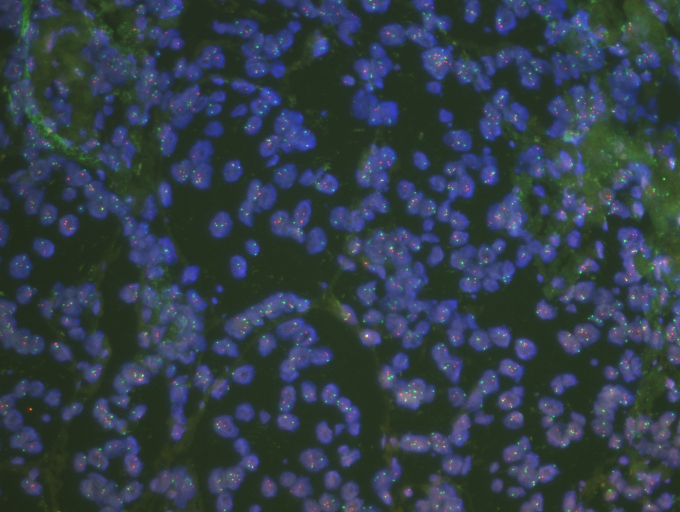
#> input picture src/libs/algorithms/FISH_deployment/check_sanity/2022-8-2_202227312-1_01.jpg, 1360 x 1024 px (shown at 1/2 size)
$ python -i seg_tissue_area.py   (imports and definitions only)
#> lines starting #> are read from the running program, lines starting #| are printed output that depends on the picture; after the words box and inside, x2 and y2 are one past the last pixel; in counts of white or black regions, pixels touching at a corner belong together
#!/usr/bin/env python
# -*- coding: utf-8 -*-
# @Time    : 2022/1/12 22:53
# @Author  : Can Cui
# @File    : seg_tissue_area.py
# @Software: PyCharm
# @Comment:

import cv2
import numpy as np

def sort_edge(image):
    # gray = cv2.cvtColor(image, cv2.COLOR_BGR2GRAY)
    ret, binary = cv2.threshold(image, 127, 255, cv2.THRESH_BINARY)
    contours = cv2.findContours(binary, cv2.RETR_TREE, cv2.CHAIN_APPROX_SIMPLE)
    return contours[0],binary

def median_kernel_selection(shape):
    median_kernel_shape = ((min(shape[0] // 1000, shape[1] // 1000) // 2) + 1) * 10 + 1
    max_median_shape = 51
    if median_kernel_shape > max_median_shape:
        median_kernel_shape = max_median_shape
    return median_kernel_shape

def auto_threshold(image):
    img = cv2.cvtColor(image, cv2.COLOR_RGB2GRAY)
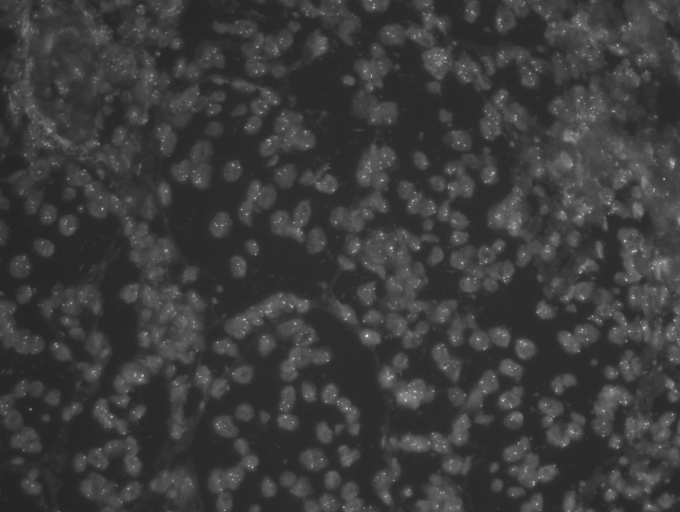
#> img: shape (1024, 1360) (shown at 1/2 size); min 35, max 247, mean 59.9
    img[np.where(img == 0)] = 255
    img = cv2.medianBlur(img, 5)
    #cv2.imwrite('./thumbnail.jpg',img)

    th2_ori = cv2.adaptiveThreshold(img, 255, cv2.ADAPTIVE_THRESH_MEAN_C, cv2.THRESH_BINARY, 11, 2)
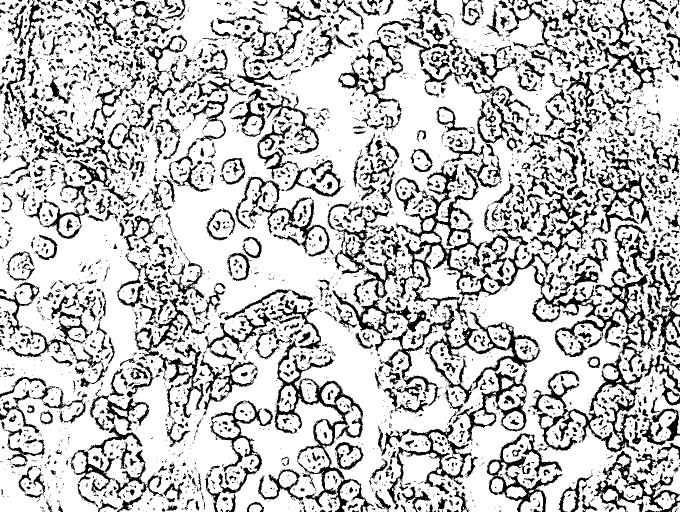
#> th2_ori: shape (1024, 1360) (shown at 1/2 size); 76.9% white; 4945 black regions (3598 under 20 px), largest, box (x1, y1, x2, y2) and area: (791, 317, 1198, 624) 16406, (549, 677, 747, 1024) 9567, (1109, 449, 1360, 714) 8699
    th2 = 255 - th2_ori
    kernel_2 = np.ones((10, 10), np.uint8)
    th2 = cv2.dilate(th2, kernel_2)
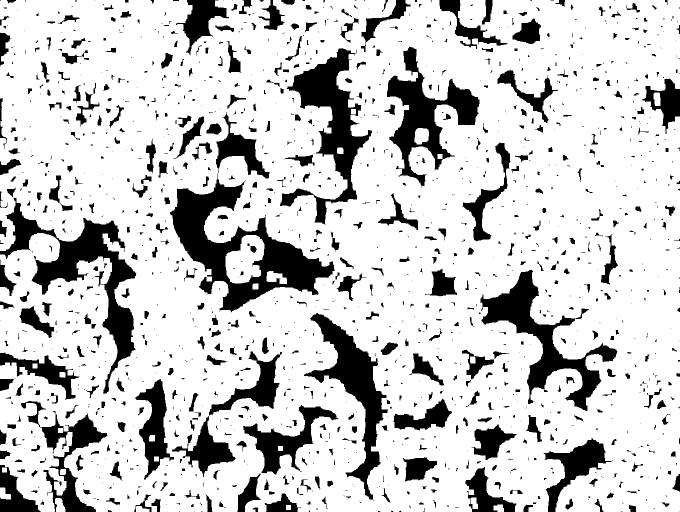
#> th2: shape (1024, 1360) (shown at 1/2 size); 80% white; 1420 black regions (818 under 20 px), largest, box (x1, y1, x2, y2) and area: (340, 347, 669, 625) 29244, (0, 395, 273, 787) 22075, (560, 96, 744, 450) 18931
    kernel = np.ones((30, 30), np.uint8)  # 设置小
    th2 = cv2.erode(th2, kernel)  # 做一个连tong
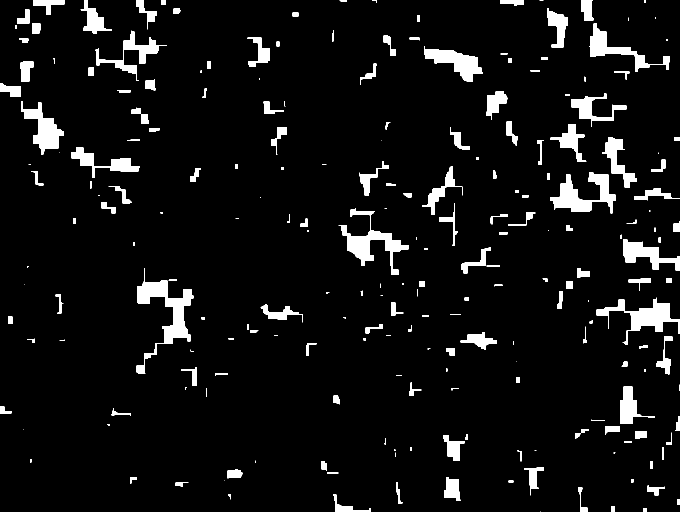
#> th2: shape (1024, 1360) (shown at 1/2 size); 6.2% white; 225 white regions (53 under 20 px), largest, box (x1, y1, x2, y2) and area: (273, 537, 388, 748) 6191, (1101, 344, 1231, 427) 4616, (677, 416, 817, 550) 4615

    #cv2.imwrite('./th2.jpg',th2)
    median_kernel_shape = median_kernel_selection(img.shape)
#> median_kernel_shape = 11
    th2 = cv2.medianBlur(th2,median_kernel_shape)
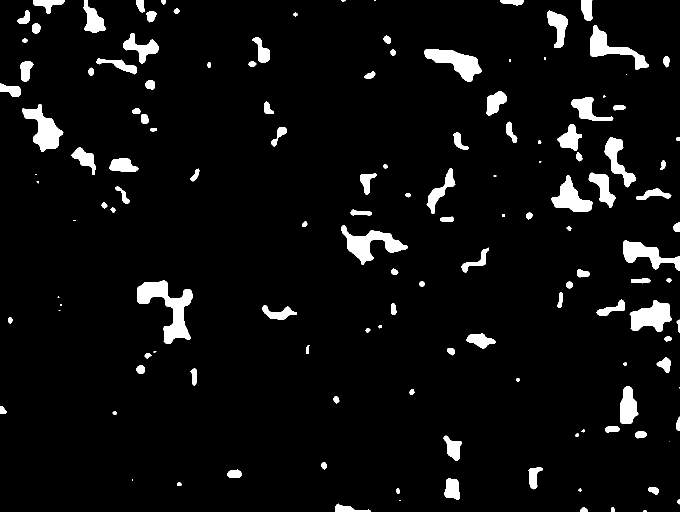
#> th2: shape (1024, 1360) (shown at 1/2 size); 5.3% white; 137 white regions (19 under 20 px)
    #cv2.imwrite('./median.jpg',th2)

    contours,binary = sort_edge(th2)
#> in sort_edge, `contours = cv2.findContours(binary, cv2.RETR_TREE, cv2.CHAIN_APPROX_SI..`: contours = 137 contours, 21 with area under 20; largest, box (x1, y1, x2, y2) and area: (274, 561, 386, 688) 5292, (682, 450, 816, 529) 3676, (848, 98, 964, 164) 3402, (44, 209, 127, 304) 3281, (1259, 600, 1344, 664) 3221
    area_list = []

    return contours, binary

def gamma(img, c, v):
    lut = np.zeros(256, dtype=np.float32)
    for i in range(256):
        lut[i] = c * i ** v
    output_img = cv2.LUT(img, lut)
    output_img = np.uint8(output_img + 0.5)  # 这句一定要加上
    return output_img

def find_tissue_countours(slide):
    try:
        scale=16
        img = slide.read((0,0), (slide.width, slide.height), scale)
        out = gamma(img, 0.00000005, 4.0)
        new_contours,th2 = auto_threshold(out)

        new_contours = [cnt*scale for cnt in new_contours]
    except Exception as e:
       print(e)
       new_contours = []
       th2 = np.zeros((slide.width//16,slide.height//16))
    return new_contours,th2

>>> import cv2
>>> picture = cv2.cvtColor(cv2.imread('../../../../../src/libs/algorithms/FISH_deployment/check_sanity/2022-8-2_202227312-1_01.jpg'), cv2.COLOR_BGR2RGB)
>>> result = auto_threshold(picture)
